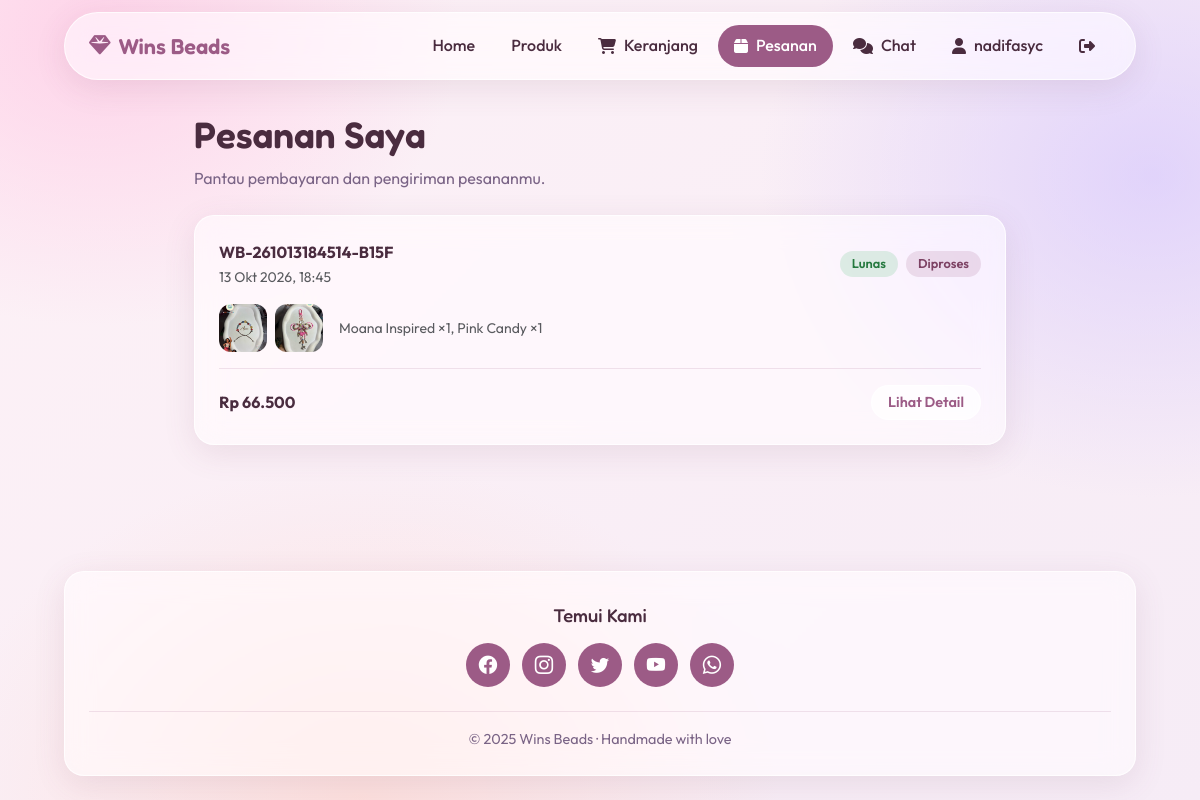
The app's page /pesanan-saya.php (signed in) with its own data.
### tables this page shows
CREATE TABLE `pesanan` (
  `id` int(11) NOT NULL,
  `user_id` int(11) DEFAULT NULL,
  `order_id` varchar(50) DEFAULT NULL,
  `nama` varchar(100) DEFAULT NULL,
  `alamat` text DEFAULT NULL,
  `telepon` varchar(20) DEFAULT NULL,
  `total` int(11) NOT NULL DEFAULT 0,
  `tanggal` datetime DEFAULT NULL,
  `status` enum('baru','diproses','dikirim','selesai','dibatalkan') NOT NULL DEFAULT 'baru',
  `status_bayar` enum('pending','paid','failed','expired') NOT NULL DEFAULT 'pending',
  `payment_type` varchar(50) DEFAULT NULL,
  `snap_token` varchar(100) DEFAULT NULL,
  `kurir` varchar(30) DEFAULT NULL,
  `no_resi` varchar(50) DEFAULT NULL,
  `estimasi_tiba` date DEFAULT NULL,
  `dibayar_at` datetime DEFAULT NULL,
  `diproses_at` datetime DEFAULT NULL,
  `dikirim_at` datetime DEFAULT NULL,
  `selesai_at` datetime DEFAULT NULL,
  `ongkir` int(11) NOT NULL DEFAULT 0,
  `jarak_km` decimal(6,1) DEFAULT NULL,
  `lat` decimal(9,6) DEFAULT NULL,
  `lng` decimal(9,6) DEFAULT NULL
);

CREATE TABLE `pesanan_detail` (
  `id` int(11) NOT NULL,
  `pesanan_id` int(11) DEFAULT NULL,
  `produk_id` int(11) DEFAULT NULL,
  `jumlah` int(11) DEFAULT NULL,
  `harga` int(11) DEFAULT NULL
);

CREATE TABLE `produk` (
  `id` int(11) NOT NULL,
  `kategori_id` int(11) DEFAULT NULL,
  `nama` varchar(255) DEFAULT NULL,
  `harga` double DEFAULT NULL,
  `foto` varchar(255) DEFAULT NULL,
  `detail` text DEFAULT NULL,
  `ketersediaan_stok` enum('habis','tersedia') DEFAULT 'tersedia'
);

### config/security.php (called while the page is built, shortened)
<?php
function e($teks): string
{
    return htmlspecialchars((string) $teks, ENT_QUOTES | ENT_SUBSTITUTE, 'UTF-8');
}

### pesanan-saya.php (the view, shortened to what this page needs)
<?php
require "config/init.php";
require "config/pesanan.php";
$userId = (int) $_SESSION['user']['id'];
$daftar = db_rows($con, "SELECT * FROM pesanan WHERE user_id = ? ORDER BY tanggal DESC, id DESC LIMIT 50", "i", [$userId]);
$items  = ambil_item_pesanan($con, array_column($daftar, 'id'));
?>
<!DOCTYPE html>
<html lang="id">
<head>
  <?php require "head.php"; ?>
</head>
<body>
  <?php require "navbar.php"; ?>
  <main>
    <div class="container" style="max-width: 860px;">
      <div class="page-head">
        <h1>Pesanan Saya</h1>
        <p>Pantau pembayaran dan pengiriman pesananmu.</p>
      </div>
      <div class="order-list">
        <?php foreach ($daftar as $p):
            $id = (int) $p['id'];
            $itemP = $items[$id] ?? [];
        ?>
          <article class="glass-card order-card">
            <div class="order-top">
              <div>
                <strong><?= e($p['order_id'] ?: '#' . $id); ?></strong>
                <div class="text-muted small"><?= e(tgl_id($p['tanggal'])); ?></div>
              </div>
              <div class="order-pills">
                <?= pill(STATUS_BAYAR, $p['status_bayar']); ?>
                <?= pill(STATUS_PESANAN, $p['status']); ?>
              </div>
            </div>
            <div class="order-items">
              <?php foreach (array_slice($itemP, 0, 4) as $it): ?>
                <?php if (!empty($it['foto'])): ?>
                  <img src="assets/image/<?= e($it['foto']); ?>" alt="<?= e($it['nama'] ?? ''); ?>" title="<?= e($it['nama'] ?? ''); ?>" loading="lazy">
                <?php endif; ?>
              <?php endforeach; ?>
              <span class="text-muted small">
                <?= e(implode(', ', array_map(fn($i) => ($i['nama'] ?? 'Produk') . ' ×' . (int) $i['jumlah'], $itemP))); ?>
              </span>
            </div>
            <div class="order-bottom">
              <strong>Rp <?= number_format(total_pesanan($p, $itemP), 0, ',', '.'); ?></strong>
              <div class="order-actions">
                <?php if ($p['order_id']): ?>
                  <a href="pesanan-detail.php?order=<?= urlencode($p['order_id']); ?>" class="btn-ghost">Lihat Detail</a>
                <?php endif; ?>
              </div>
            </div>
          </article>
        <?php endforeach; ?>
      </div>
    </div>
  </main>
  <?php require "footer.php"; ?>
</body>
</html>

### config/pesanan.php (shortened to what this page needs)
<?php
function pill(array $daftar, ?string $kunci): string
{
    [$label, $kelas] = $daftar[$kunci] ?? [$kunci ?: '-', 'status-muted'];
    return '<span class="status-pill ' . $kelas . '">' . e($label) . '</span>';
}
function tgl_id(?string $waktu, bool $denganJam = true): string
{
    $t = strtotime($waktu);
    $bulan = ['', 'Jan', 'Feb', 'Mar', 'Apr', 'Mei', 'Jun', 'Jul', 'Agu', 'Sep', 'Okt', 'Nov', 'Des'];
    $teks  = date('j', $t) . ' ' . $bulan[(int) date('n', $t)] . ' ' . date('Y', $t);
    return $denganJam ? $teks . ', ' . date('H:i', $t) : $teks;
}
function db_rows(mysqli $con, string $sql, string $tipe = '', array $param = []): array
{
    $stmt = $con->prepare($sql);
    if ($tipe !== '') {
        $stmt->bind_param($tipe, ...$param);
    }
    $stmt->execute();
    $hasil = $stmt->get_result();
    $baris = [];
    while ($r = $hasil->fetch_assoc()) {
        $baris[] = $r;
    }
    return $baris;
}
function ambil_item_pesanan(mysqli $con, array $idPesanan): array
{
    $idPesanan = array_values(array_unique(array_map('intval', $idPesanan)));
    $daftar = implode(',', $idPesanan);
    $rows = db_rows($con, "SELECT d.pesanan_id, d.jumlah, d.harga, pr.nama, pr.foto
                           FROM pesanan_detail d LEFT JOIN produk pr ON pr.id = d.produk_id
                           WHERE d.pesanan_id IN ($daftar) ORDER BY d.id");
    $hasil = [];
    foreach ($rows as $r) {
        $hasil[(int) $r['pesanan_id']][] = $r;
    }
    return $hasil;
}
function total_pesanan(array $pesanan, array $items): int
{
    if ((int) $pesanan['total'] > 0) {
        return (int) $pesanan['total'];
    }
    $sum = 0;
    return $sum;
}

### assets/css/style.css (style rules this page uses)
:root { --primary: #9c5b86; --primary-hover: #7d4264; --primary-soft: rgba(156, 91, 134, 0.12); --ink: #4a2c3f; --ink-muted: #7a6486; --white: #fff; --glass-bg: rgba(255, 255, 255, 0.55); --glass-bg-strong: rgba(255, 255, 255, 0.72); --glass-border: rgba(255, 255, 255, 0.75); --glass-blur: blur(14px) saturate(140%); --glass-shadow: 0 8px 32px rgba(120, 70, 110, 0.12); --glass-shadow-hover: 0 14px 36px rgba(120, 70, 110, 0.2); --font-heading: 'Fredoka', sans-serif; --font-body: 'Outfit', sans-serif; --space-1: 4px; --space-2: 8px; --space-3: 12px; --space-4: 16px; --space-5: 24px; --space-6: 32px; --space-7: 48px; --space-8: 72px; --radius-sm: 12px; --radius-md: 20px; --radius-pill: 999px; --container: 1120px; }
*, *::before, *::after { box-sizing: border-box; }
html { scroll-behavior: smooth; }
body { font-family: var(--font-body); color: var(--ink); line-height: 1.6; min-height: 100vh; display: flex; flex-direction: column; background: radial-gradient(520px 420px at 8% 4%, rgba(255, 196, 226, 0.65), transparent 70%), radial-gradient(560px 460px at 96% 22%, rgba(206, 190, 255, 0.55), transparent 70%), radial-gradient(600px 480px at 30% 100%, rgba(255, 214, 205, 0.6), transparent 70%), linear-gradient(135deg, #fdf1f6, #f6ecf6); background-attachment: fixed; }
main { flex: 1 0 auto; }
h1, h2, h3, h4, h5 { font-family: var(--font-heading); color: var(--ink); line-height: 1.25; margin: 0; }
a { color: var(--primary); text-decoration: none; }
img { max-width: 100%; display: block; }
.container { max-width: var(--container); padding-inline: var(--space-5); }
.glass-card { background: var(--glass-bg); -webkit-backdrop-filter: var(--glass-blur); backdrop-filter: var(--glass-blur); border: 1px solid var(--glass-border); border-radius: var(--radius-md); box-shadow: var(--glass-shadow); }
.btn-custom, .btn-accent, .btn-ghost { display: inline-flex; align-items: center; justify-content: center; gap: var(--space-2); padding: var(--space-3) var(--space-5); border: 1px solid transparent; border-radius: var(--radius-pill); font-family: var(--font-body); font-weight: 600; font-size: .98rem; line-height: 1.2; cursor: pointer; text-decoration: none; transition: background-color .2s ease, transform .2s ease, box-shadow .2s ease; }
.btn-ghost { background: var(--glass-bg-strong); color: var(--primary); border-color: var(--glass-border); }
.page-head { padding-block: var(--space-6) var(--space-5); }
.page-head h1 { font-size: clamp(1.8rem, 1.4rem + 1.4vw, 2.3rem); font-weight: 600; }
.page-head p { margin: var(--space-2) 0 0; color: var(--ink-muted); }
.status-pill { display: inline-block; padding: var(--space-1) var(--space-3); border-radius: var(--radius-pill); font-size: .8rem; font-weight: 600; line-height: 1.4; white-space: nowrap; }
.status-ok { background: rgba(58, 179, 97, .16); color: #25793f; }
.status-info { background: rgba(156, 91, 134, .16); color: var(--primary-hover); }
.order-list { display: flex; flex-direction: column; gap: var(--space-4); }
.order-card { padding: var(--space-5); }
.order-top, .order-bottom { display: flex; flex-wrap: wrap; align-items: center; justify-content: space-between; gap: var(--space-3); }
.order-pills { display: flex; flex-wrap: wrap; gap: var(--space-2); }
.order-items { display: flex; align-items: center; gap: var(--space-2); margin: var(--space-4) 0; }
.order-items img { width: 48px; height: 48px; flex: none; object-fit: cover; border-radius: var(--radius-sm); }
.order-items span { margin-left: var(--space-2); }
.order-bottom { padding-top: var(--space-4); border-top: 1px solid rgba(156, 91, 134, .15); }
.order-actions { display: flex; flex-wrap: wrap; gap: var(--space-2); }
.order-actions .btn-custom, .order-actions .btn-ghost { padding: var(--space-2) var(--space-4); font-size: .9rem; }

### records on screen
pesanan: order "WB-261013184514-B15F", tanggal "13 Okt 2026, 18:45", label "Lunas Diproses", jumlah "Moana Inspired ×1, Pink Candy ×1", total "66.500"
pesanan_detail: produk.foto (picture)
pesanan_detail: produk.foto (picture)

### other values on screen
$_SESSION['user']['username'] "nadifasyc"
